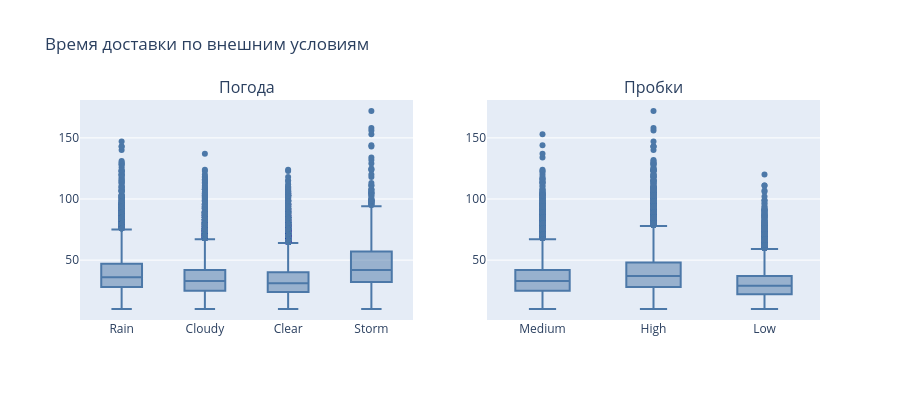

Notebook code cell kept with this figure:
### Markdown cell above
**Вывод.** Оба распределения скошены вправо: долгие доставки редки, но протяжённы. Прогноз платформы **систематически занижает** время — клиенты в среднем ждут дольше, чем им обещали. Наша задача — модель, которая предсказывает факт точнее, чем встроенный прогноз.

### 2.2 Внешние условия: погода и пробки

### Code cell
fig = make_subplots(rows=1, cols=2, subplot_titles=('Погода', 'Пробки'))
w_order = ['Clear', 'Cloudy', 'Rain', 'Storm']
t_order = ['Low', 'Medium', 'High']
for i, col in enumerate(['weather', 'traffic_level'], start=1):
    fig.add_trace(go.Box(y=d['actual_delivery_time_minutes'],
                         x=d[col].astype(str),
                         marker_color='#4c78a8', showlegend=False), row=1, col=i)
fig.update_layout(height=400, title='Время доставки по внешним условиям')
fig.show()

print(d.groupby('weather')['actual_delivery_time_minutes'].mean().reindex(w_order).round(1))
print()
print(d.groupby('traffic_level')['actual_delivery_time_minutes'].mean().reindex(t_order).round(1))
print()
# Взаимодействие погода x пробки: средняя ошибка прогноза платформы
pv = d.pivot_table(index='weather', columns='traffic_level',
                   values='delay', observed=True, aggfunc='mean').reindex(index=w_order, columns=t_order)
print('Средний остаток (факт − прогноз платформы), мин:')
print(pv.round(1))

### Figure 1 — Plotly figure (JSON) as saved in the notebook; plotly's stock layout.template omitted (floating-point values rounded to 4 significant figures; data arrays with more than 128 entries replaced by an {"elided": "..."} marker saying what was removed)
{"data": [{"marker": {"color": "#4c78a8"}, "showlegend": false, "type": "box", "x": {"elided": "49132 str values"}, "xaxis": "x", "y": {"elided": "49132 float values"}, "yaxis": "y"}, {"marker": {"color": "#4c78a8"}, "showlegend": false, "type": "box", "x": {"elided": "49132 str values"}, "xaxis": "x2", "y": {"elided": "49132 float values"}, "yaxis": "y2"}], "layout": {"annotations": [{"font": {"size": 16}, "showarrow": false, "text": "Погода", "x": 0.225, "xanchor": "center", "xref": "paper", "y": 1, "yanchor": "bottom", "yref": "paper"}, {"font": {"size": 16}, "showarrow": false, "text": "Пробки", "x": 0.775, "xanchor": "center", "xref": "paper", "y": 1, "yanchor": "bottom", "yref": "paper"}], "height": 400, "title": {"text": "Время доставки по внешним условиям"}, "xaxis": {"anchor": "y", "domain": [0, 0.45]}, "xaxis2": {"anchor": "y2", "domain": [0.55, 1]}, "yaxis": {"anchor": "x", "domain": [0, 1]}, "yaxis2": {"anchor": "x2", "domain": [0, 1]}}}
